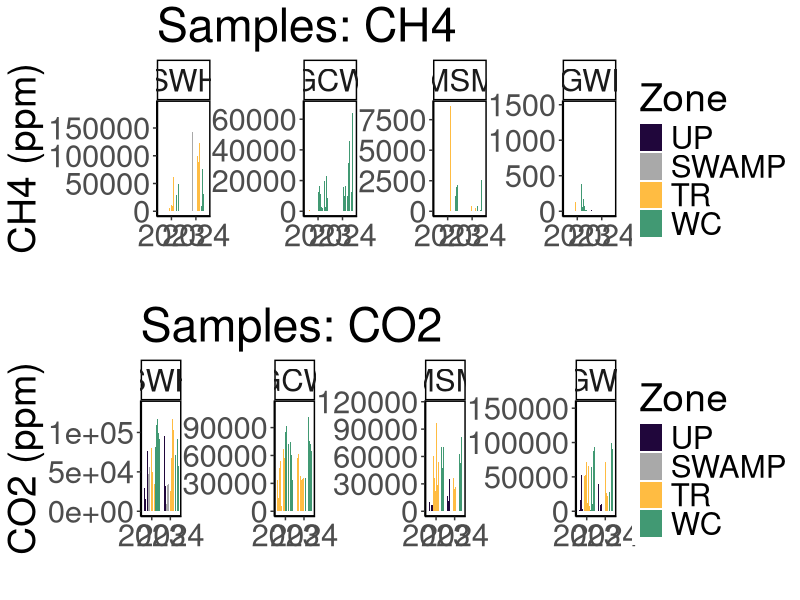
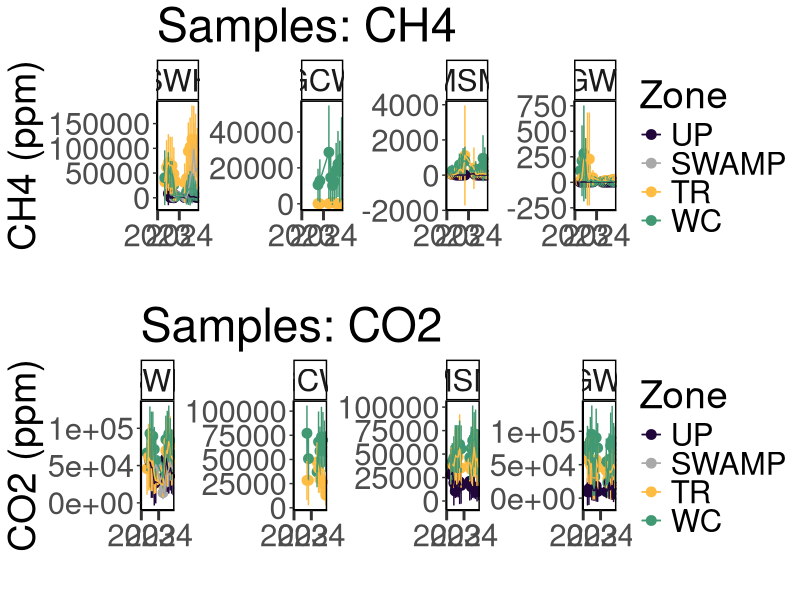
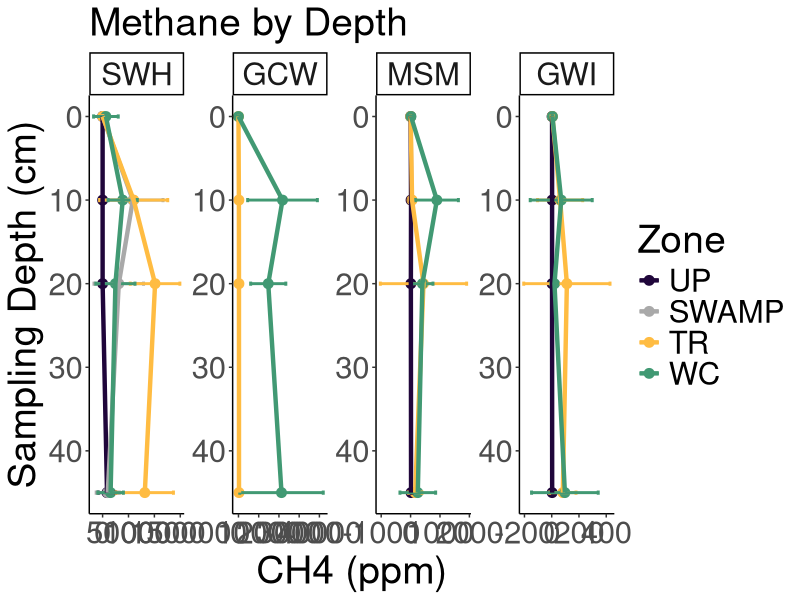
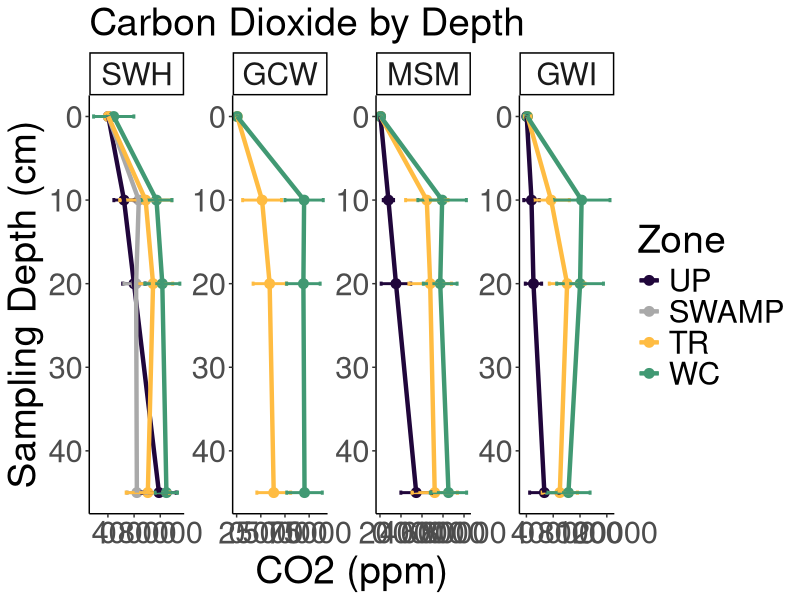
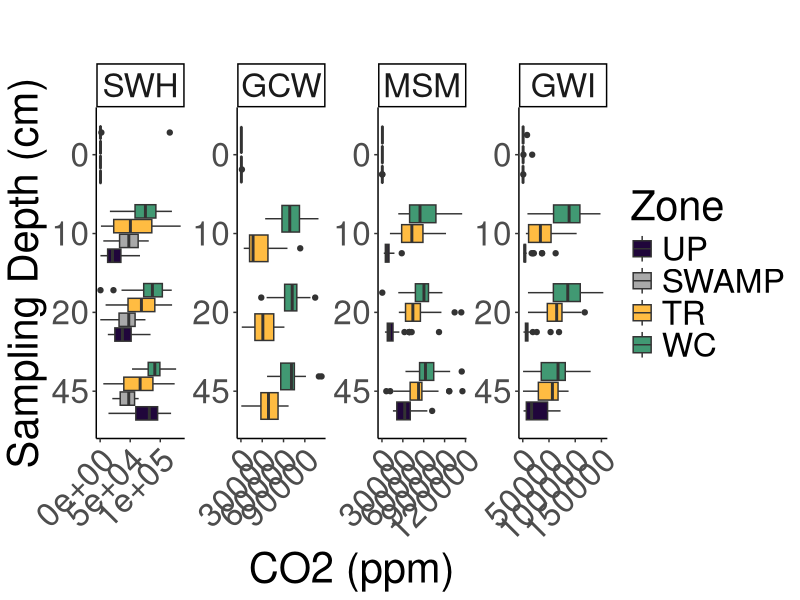
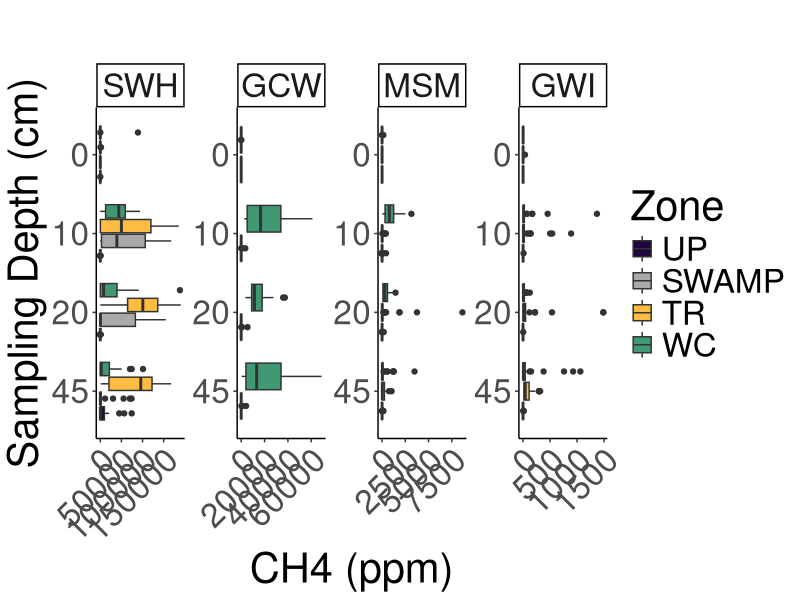
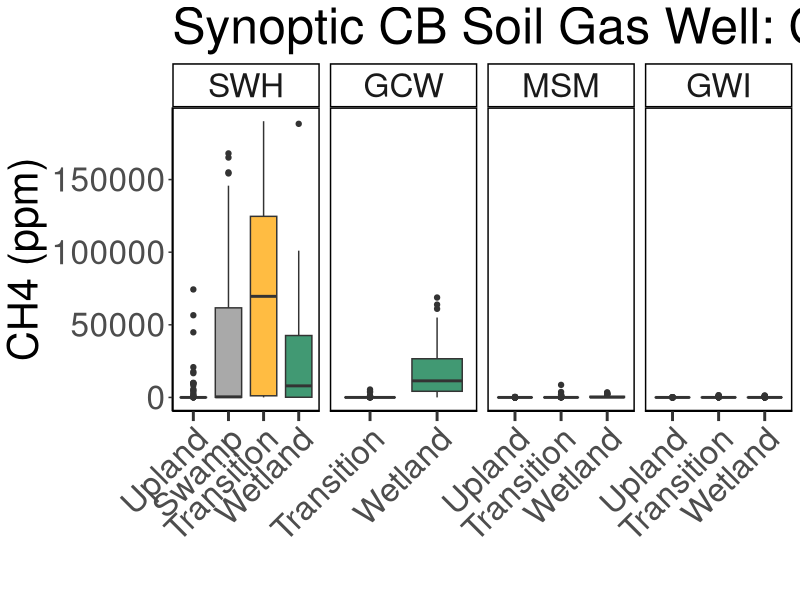
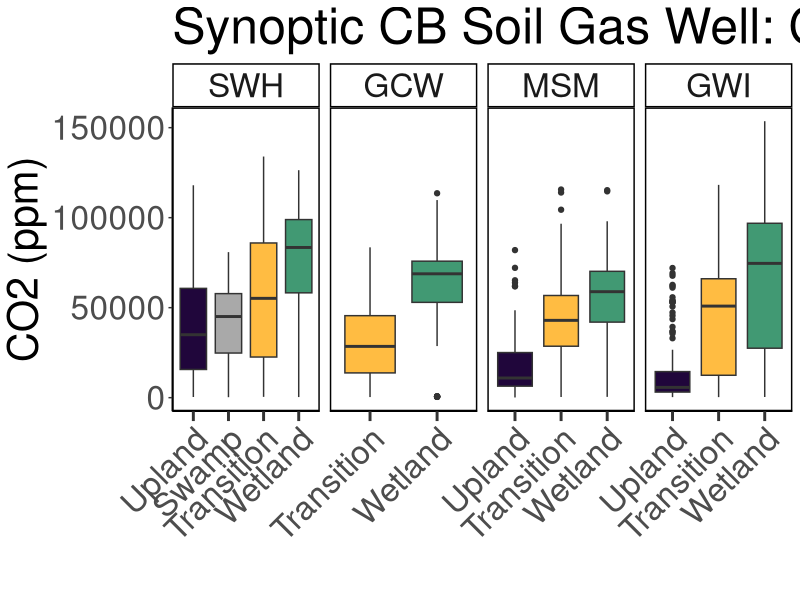

R code for these plots, in order:
## ---- chunk 1
library(dplyr)
library(ggplot2)
library(ggpubr)
library(stringr)
library(readxl)
library(tidyr)
library(tibble)
library(openxlsx)
library(knitr)
## ---- chunk 2

#read in 2023 SGAS Data:
dat23 <- read.csv("2023/COMPASS_SynopticCB_SGAS_2023.csv")
# head(dat23)
colnames(dat23)

# dat23$Replicate <- as.numeric(dat23$Replicate)
# 
# dat23 <- dat23 %>%
#   mutate(Replicate = case_when(
#     Site == "GCW" & Zone == "UP" & Replicate == 1 ~ 7,
#     Site == "GCW" & Zone == "UP" & Replicate == 2 ~ 11,
#     Site == "GCW" & Zone == "UP" & Replicate == 4 ~ 19,
#     TRUE ~ Replicate  # keep existing value otherwise
#   ))

#read in 2024 SGAS Data:
dat24 <- read.csv("2024/COMPASS_SynopticCB_SGAS_2024.csv")
# head(dat24)
colnames(dat24)

all_dat <- bind_rows(dat23, dat24)

##Remove samples flagged for unusually high values 
all_dat1 <- all_dat %>% 
  filter(is.na(qaqc_flag))

##Select only required columns
all_dat1 <- all_dat1 %>%
  rename(Depth_cm = Depth1) %>%
  dplyr::select(
    Site, Zone, Replicate, Depth_cm, Machine, User, Run_Date, Sample_Year, Sample_Month, Sample_ID, 
    Dilution_Factor, CH4_Conc_ppm_dilcorr, CH4_Flag, CO2_Conc_ppm_dilcorr, CO2_Flag
    # list columns in the order you want them
  )

##Set 4 decimal points max
all_dat1 <- all_dat1 %>%
  mutate(across(where(is.numeric), round, digits = 0)) ##Can cahnge this depending on what the machine output is

##Remove test samples
all_dat1 <- all_dat1 %>% 
  filter(Zone != "Test")

## ---- chunk 3

# #pull the column names from the all_dat1 dataframe and create a new dataframe with them 
# metadat <- data.frame(Column_Names = colnames(all_dat1))
# metadat
# 
# metadat$Description <- ""
# metadat$Units <- ""
# metadat$Instrument_ifapplicable <- ""
# 
# #add information about each line: 
# 
# metadat$Description <- c("Project name", 
#                          "Region samples originated from: CB = Chesapeake Bay",
#                          "Sample identifier used in laboratory and field", 
#                          "Year (YYYY) of sample collection", 
#                          "Month (#) of sample collection",
#                          "Day (#) of sample collection",
#                          "Time (HH:MM) of sample collection",
#                          "Time Zone of sample collection",
#                          "Name of sampling transect location (GCW, SWH, MSM, GWI), see dataset locations for coordinates", 
#                          "Zone within space-for-time transect (UP=Upland, SWAMP=Swamp, TR=Transition, WC=Wetland Control, SW=Surface Water)",
#                          "Lysimeter or sample replicate id (A-C)", 
#                          "Depth in centimeters from which water sample was taken", 
#                          "Sulfate concentration in ppm", 
#                          "Sulfate concentration in ppm", 
#                          "Sulfate concentration flag base on standard curve (bdl=below detection limit (0), adl=above detection limit (highest   
#                          standard), Within_Range=within detection range)", 
#                          "Sulfate QAQC Flags generated during checks of standards, blanks, dups, and spks",
#                          "Chloride concentration in ppm", 
#                          "Chloride concentration in ppm", 
#                          "Chloride concentration flag base on standard curve (bdl=below detection limit (0), adl=above detection limit (highest   
#                          standard), Within_Range=within detection range)", 
#                          "Chloride QAQC Flags generated during checks of standards, blanks, dups, and spks", 
#                          "Salinity calculated using the Knudsen equation: Salinity=((1.807*(Chloride ppm)+0.026)/1000", 
#                          "The date that samples were run on the Dionex IC", 
#                          "Any notes generated during QAQC", 
#                          "Notes generated during field sample collection")
# 
# metadat$Units <-       c("NA", 
#                          "NA",
#                          "NA", 
#                          "NA",
#                          "NA",
#                          "NA", 
#                          "NA",
#                          "NA", 
#                          "NA", 
#                          "NA",
#                          "NA", 
#                          "cm",
#                          "ppm", 
#                          "ppm", 
#                          "NA", 
#                          "NA", 
#                          "ppm", 
#                          "ppm", 
#                          "NA", 
#                          "NA", 
#                          "ppt", 
#                          "NA", 
#                          "NA",
#                          "NA")
# 
# metadat$Instrument_ifapplicable <-  
#   
#                        c("NA", 
#                          "NA",
#                          "NA", 
#                          "NA",
#                          "NA",
#                          "NA", 
#                          "NA",
#                          "NA", 
#                          "NA", 
#                          "NA",
#                          "NA", 
#                          "NA",
#                          "Dionex Integrion HPIC (Thermo Fisher)", 
#                          "Dionex Integrion HPIC (Thermo Fisher)", 
#                          "NA", 
#                          "NA", 
#                          "Dionex Integrion HPIC (Thermo Fisher)", 
#                          "Dionex Integrion HPIC (Thermo Fisher)", 
#                          "NA", 
#                          "NA", 
#                          "NA", 
#                          "NA", 
#                          "NA",
#                          "NA")


## ---- chunk 4

#write out a csv of all the data to the main folder: 
write.csv(all_dat1, "COMPASS_SynopticCB_SGAS_AllData.csv", row.names = FALSE)


# #write out a csv of the metadata associated with the data: 
# write.csv(metadat, "COMPASS_SynopticCB_SGAS_Metadata.csv")

## ---- chunk 5

data_plotting <- all_dat1

#Order by Zone from Upland to Surface Water
data_plotting$Zone = factor(data_plotting$Zone, levels = c("UP", "SWAMP", "TR", "WC", "SW"))
data_plotting <- data_plotting[order(data_plotting$Zone), ]

#Order by Site from SWH, GCW, MSM, GWI order, which is oligohaline to polyhaline
data_plotting$Site = factor(data_plotting$Site, levels = c("SWH", "GCW", "MSM", "GWI"))
data_plotting <- data_plotting[order(data_plotting$Site), ]

#Plot samples to get a first look at concentrations (sanity check)
#group the data for plotting
data_plotting_all <- data_plotting %>%
  group_by(Site, Zone) %>%
  mutate(row_num = factor(row_number())) %>%  # create row_num as factor per group
  ungroup()

#Plot data and change colors based on Zone:
viz_ch4_plot <- ggplot(data_plotting_all, aes(x = as.character(Sample_Year), y = CH4_Conc_ppm_dilcorr, fill = Zone)) +
  geom_bar(stat = "identity", position = position_dodge2(preserve = "total")) +
  facet_wrap( ~ Site, scales="free", nrow = 1) +
  scale_fill_manual(values = c(
    "UP" = "#20063B",
    "TR" = "#FFBC42",
    "SWAMP" = "darkgrey",
    "WC" = "#419973",
    "SW" = "#25ABE6"
  )) +
  theme_classic() +
  labs(x = " ", y = "CH4 (ppm)", title = "Samples: CH4") +
  theme(
    panel.spacing = unit(.05, "lines"), 
    panel.border = element_rect(color = "black", fill = NA, linewidth = 1)) + 
  theme(text = element_text(size = 28))

# viz_ch4_plot


viz_co2_plot <-  ggplot(data_plotting_all, aes(x = as.character(Sample_Year), y = CO2_Conc_ppm_dilcorr, fill = Zone)) +
  geom_bar(stat = "identity", position = position_dodge2(preserve = "total")) +
  facet_wrap( ~ Site, scales="free", nrow = 1) +
  scale_fill_manual(values = c(
    "UP" = "#20063B",
    "TR" = "#FFBC42",
    "SWAMP" = "darkgrey",
    "WC" = "#419973",
    "SW" = "#25ABE6"
  )) +
  theme_classic() +
  labs(x = " ", y = "CO2 (ppm)", title = "Samples: CO2") +
  theme(
    panel.spacing = unit(.05, "lines"), 
    panel.border = element_rect(color = "black", fill = NA, linewidth = 1))+ 
  theme(text = element_text(size = 28))

# viz_co2_plot

ggarrange(viz_ch4_plot, viz_co2_plot, nrow=2, ncol=1)


## ---- chunk 6

##Make Date Column with just Year and Month for Sample ID
data_plotting$Month_num <- match(data_plotting$Sample_Month, month.name)

all_dat_dates <- data_plotting %>%
  mutate(
    YearMonth = if_else(
      Month_num < 10,
      # Modify the string:
      YearMonth <- paste(data_plotting$Sample_Year, data_plotting$Month_num, sep = "-0"), 
      YearMonth <- paste(data_plotting$Sample_Year, data_plotting$Month_num, sep = "-"), 
    )
  )

##Summarize SGAS by Date, Site, and Zone
SGAS_avg <- all_dat_dates %>%
  group_by(Month_num, Sample_Year, Site, Zone) %>%
   dplyr::summarize(mean_ch4 = mean(CH4_Conc_ppm_dilcorr, na.rm=TRUE), 
            sd_ch4 = sd(CH4_Conc_ppm_dilcorr, na.rm=TRUE), 
            mean_co2 = mean(CO2_Conc_ppm_dilcorr, na.rm=TRUE), 
            sd_co2 = sd(CO2_Conc_ppm_dilcorr, na.rm=TRUE), 
            YearMonth = first(YearMonth))

# Concatenate with a day (e.g., "01" for the first day)
SGAS_avg$Date <- paste0(SGAS_avg$YearMonth, "-01")

# Convert to Date object
SGAS_avg$Date <- as.Date(SGAS_avg$Date)

# Define the specific date breaks you want to display
specific_breaks <- as.Date(c("2022-01-01", "2023-01-01", "2024-01-01", "2025-01-01"))

viz_ch4_plot_avgs <- ggplot(SGAS_avg, aes(x = Date, y = mean_ch4, color = Zone, group = Zone)) +
  geom_point(size = 3) + 
  geom_errorbar(aes(ymin = mean_ch4 - sd_ch4, ymax = mean_ch4 + sd_ch4), width = 0.2) + 
  geom_line() + 
  facet_wrap( ~ Site, scales="free_y", nrow = 1) +
  scale_color_manual(values = c(
    "UP" = "#20063B",
    "TR" = "#FFBC42",
    "SWAMP" = "darkgrey",
    "WC" = "#419973",
    "SW" = "#25ABE6"
  )) +
  theme_classic() +
  labs(x = " ", y = "CH4 (ppm)", title = "Samples: CH4") +
  theme(
    panel.spacing = unit(0.5, "lines"), 
    panel.border = element_rect(color = "black", fill = NA, linewidth = 1)) +
  # theme(axis.text.x = element_text(angle = 90, hjust = 0.5))+ 
  theme(text = element_text(size = 28))+
  scale_x_date(breaks = specific_breaks, date_labels = "%Y", expand = expansion(mult = c(0.18, 0.05)))+
  theme(axis.ticks.x = element_line(linewidth = 1))+
  theme(axis.ticks.length.x = unit(0.25, "cm"))

# viz_ch4_plot_avgs


viz_co2_plot_avgs <- ggplot(SGAS_avg, aes(x = Date, y = mean_co2, color = Zone, group = Zone)) +
  geom_point(size = 3) + 
  geom_errorbar(aes(ymin = mean_co2 - sd_co2, ymax = mean_co2 + sd_co2), width = 0.2) + 
  geom_line() + 
  facet_wrap( ~ Site, scales="free_y", nrow = 1) +
  scale_color_manual(values = c(
    "UP" = "#20063B",
    "TR" = "#FFBC42",
    "SWAMP" = "darkgrey",
    "WC" = "#419973",
    "SW" = "#25ABE6"
  )) +
  theme_classic() +
  labs(x = " ", y = "CO2 (ppm)", title = "Samples: CO2") +
  theme(
    panel.spacing = unit(0.5, "lines"), 
    panel.border = element_rect(color = "black", fill = NA, linewidth = 1)) +
  # theme(axis.text.x = element_text(angle = 90, hjust = 0.5))+ 
  theme(text = element_text(size = 28))+
  scale_x_date(breaks = specific_breaks, date_labels = "%Y", expand = expansion(mult = c(0.18, 0.05)))+
  theme(axis.ticks.x = element_line(linewidth = 1))+
  theme(axis.ticks.length.x = unit(0.25, "cm"))

# viz_co2_plot_avgs

ggarrange(viz_ch4_plot_avgs, viz_co2_plot_avgs, nrow=2, ncol=1)

## ---- chunk 7

##Remove SW and calculate average and sd for each depth
SGAS_avg_depth <- all_dat_dates %>%
  group_by(Site, Zone, Depth_cm) %>%
   dplyr::summarize(mean_ch4 = mean(CH4_Conc_ppm_dilcorr, na.rm=TRUE), 
            sd_ch4 = sd(CH4_Conc_ppm_dilcorr, na.rm=TRUE), 
            mean_co2 = mean(CO2_Conc_ppm_dilcorr, na.rm=TRUE), 
            sd_co2 = sd(CO2_Conc_ppm_dilcorr, na.rm=TRUE))

viz_ch4_plot_depth <- ggplot(SGAS_avg_depth, aes(x = as.numeric(Depth_cm), y = mean_ch4, color = Zone, group = Zone)) +
  geom_point(size = 3) + 
  geom_errorbar(aes(ymin = mean_ch4 - sd_ch4, ymax = mean_ch4 + sd_ch4), width = 0.5, size = 1) + 
  geom_line(size = 1.5) + 
  facet_wrap( ~ Site, scales="free", nrow = 1) + 
  scale_color_manual(values = c(
    "UP" = "#20063B",
    "TR" = "#FFBC42",
    "SWAMP" = "darkgrey",
    "WC" = "#419973"
  )) + 
  theme_classic() +
  labs(x = "Sampling Depth (cm)", y = "CH4 (ppm)", title = "Methane by Depth") +
  theme(text = element_text(size = 28)) + 
  theme(plot.title = element_text(size = 28)) + 
  coord_flip() + 
  scale_x_continuous(trans = "reverse") + 
  labs(color = "Zone") 

viz_ch4_plot_depth

viz_co2_plot_depth <- ggplot(SGAS_avg_depth, aes(x = as.numeric(Depth_cm), y = mean_co2, color = Zone, group = Zone)) +
  geom_point(size = 3) + 
  geom_errorbar(aes(ymin = mean_co2 - sd_co2, ymax = mean_co2 + sd_co2), width = 0.5, size = 1) + 
  geom_line(size = 1.5) + 
  facet_wrap( ~ Site, scales="free", nrow = 1) + 
  scale_color_manual(values = c(
    "UP" = "#20063B",
    "TR" = "#FFBC42",
    "SWAMP" = "darkgrey",
    "WC" = "#419973"
  )) + 
  theme_classic() +
  labs(x = "Sampling Depth (cm)", y = "CO2 (ppm)", title = "Carbon Dioxide by Depth") +
  theme(text = element_text(size = 28)) + 
  theme(plot.title = element_text(size = 28)) + 
  coord_flip() + 
  scale_x_continuous(trans = "reverse") + 
  labs(color = "Zone") 

viz_co2_plot_depth

## ---- chunk 8

##Remove SW
data_plotting_depth <- data_plotting %>%
  mutate(Depth_cm = factor(Depth_cm, levels = c("45", "20", "10", "0")))


#Plot data and change colors based on Zone:
viz_co2_depth <-  ggplot(data_plotting_depth, aes(x = Depth_cm, y = CO2_Conc_ppm_dilcorr, fill = Zone)) +
  geom_boxplot() +
  facet_wrap( ~ Site, scales="free", nrow = 1) +
  scale_fill_manual(values = c(
    "UP" = "#20063B",
    "TR" = "#FFBC42",
    "SWAMP" = "darkgrey",
    "WC" = "#419973")) +
  theme_classic() +
  labs(x = "Sampling Depth (cm)", y = "CO2 (ppm)", title = "") +
  # theme(
  #   panel.spacing = unit(.05, "lines"), 
  #   panel.border = element_rect(color = "black", fill = NA, linewidth = 1))+ 
  theme(text = element_text(size = 30))+ 
  theme(axis.text.x = element_text(angle = 45, vjust = 1, hjust = 1))+ 
  coord_flip() 

viz_co2_depth

#Plot data and change colors based on Zone:
viz_ch4_depth <-  ggplot(data_plotting_depth, aes(x = Depth_cm, y = CH4_Conc_ppm_dilcorr, fill = Zone)) +
  geom_boxplot() +
  facet_wrap( ~ Site, scales="free", nrow = 1) +
  scale_fill_manual(values = c(
    "UP" = "#20063B",
    "TR" = "#FFBC42",
    "SWAMP" = "darkgrey",
    "WC" = "#419973")) +
  theme_classic() +
  labs(x = "Sampling Depth (cm)", y = "CH4 (ppm)", title = "") +
  # theme(
  #   panel.spacing = unit(.05, "lines"), 
  #   panel.border = element_rect(color = "black", fill = NA, linewidth = 1))+ 
  theme(text = element_text(size = 30))+ 
  theme(axis.text.x = element_text(angle = 45, vjust = 1, hjust = 1))+ 
  coord_flip() 

viz_ch4_depth

## ---- chunk 9

all_dat_dates <- all_dat_dates %>% 
    mutate(
    Zone_1 = case_when(
      Zone == "UP" ~ "Upland",
      Zone == "SWAMP" ~ "Swamp",
      Zone == "TR" ~ "Transition",
      Zone == "WC" ~ "Wetland",
      Zone == "SW" ~ "Surface Water",
      TRUE ~ Zone  # keep everything else unchanged
    )
  ) %>%
  mutate(Zone_1 = factor(Zone_1, levels = c("Upland", "Swamp", "Transition", "Wetland", "Surface Water")))


##Summarize CO2 and CH4 by Date, Site, and Zone
viz_ch4_boxplot <- ggplot(all_dat_dates, aes(x = Zone_1, y = CH4_Conc_ppm_dilcorr, fill = Zone_1, group = Zone_1)) +
  geom_boxplot() + 
  facet_grid( ~ Site, scales = "free_x") +
  scale_x_discrete(drop = TRUE) +
  scale_fill_manual(values = c(
    "Upland" = "#20063B",
    "Transition" = "#FFBC42",
    "Swamp" = "darkgrey",
    "Wetland" = "#419973",
    "Surface Water" = "#25ABE6"
  ), labels = c("Upland", "Swamp", "Transition", "Wetland", "Surface Water")) +
  theme_classic() +
  labs(x = " ", y = "CH4 (ppm)", title = "Synoptic CB Soil Gas Well: CH4") +
  theme(
    panel.spacing = unit(0.5, "lines"), 
    panel.border = element_rect(color = "black", fill = NA, linewidth = 1)) +
  theme(axis.text.x = element_text(angle = 45, vjust = 1, hjust = 1))+ 
  theme(text = element_text(size = 30))+
  theme(axis.ticks.x = element_line(linewidth = 1))+
  theme(axis.ticks.length.x = unit(0.25, "cm"))+ 
  #scale_x_discrete(labels = c("Upland", "Swamp", "Transition", "Wetland", "Surface Water"))+ 
  theme(legend.position = "none")

viz_ch4_boxplot


viz_co2_boxplot <- ggplot(all_dat_dates, aes(x = Zone_1, y = CO2_Conc_ppm_dilcorr, fill = Zone_1, group = Zone_1)) +
  geom_boxplot() +
  facet_grid( ~ Site, scales = "free_x") +
  scale_x_discrete(drop = TRUE) +
  scale_fill_manual(values = c(
    "Upland" = "#20063B",
    "Transition" = "#FFBC42",
    "Swamp" = "darkgrey",
    "Wetland" = "#419973",
    "Surface Water" = "#25ABE6"
  ), labels = c("Upland", "Swamp", "Transition", "Wetland", "Surface Water")) +
  theme_classic() +
  labs(x = " ", y = "CO2 (ppm)", title = "Synoptic CB Soil Gas Well: CO2") +
  theme(
    panel.spacing = unit(0.5, "lines"), 
    panel.border = element_rect(color = "black", fill = NA, linewidth = 1)) +
  theme(axis.text.x = element_text(angle = 45, vjust = 1, hjust = 1))+ 
  theme(text = element_text(size = 30))+
  theme(axis.ticks.x = element_line(linewidth = 1))+
  theme(axis.ticks.length.x = unit(0.25, "cm"))+ 
  #scale_x_discrete(labels = c("Upland", "Swamp", "Transition", "Wetland", "Surface Water"))+ 
  theme(legend.position = "none")

viz_co2_boxplot

# ggarrange(viz_CH4_boxplot, viz_CO2_boxplot, nrow=2, ncol=1)

# Save as a PNG
png("COMPASS_SynopticCB_CH4_alldata.png", width = 2000, height = 1200, res = 100) 
print(viz_ch4_boxplot)  # For ggplot objects, use print()
dev.off() 

# Save as a PNG
png("COMPASS_SynopticCB_CO2_alldata.png", width = 2000, height = 1200, res = 100) 
print(viz_co2_boxplot)  # For ggplot objects, use print()
dev.off() 

## ---- chunk 10
# It would also be great to add to our collation codes a summary chunk that will calculate value ranges, means, and standard deviations (and errors) for each site, zone, depth for each year; also for each site zone, depth overall; and for each site and zone overall so that we have some easy access to metrics. Was just thinking this might be helpful today when re-collating the DIC data.

colnames(all_dat1)

##Metrics for each site, zone, depth for each year
summary_by_year <- all_dat1 %>%
  group_by(Sample_Year, Site, Zone, Depth_cm) %>%
   reframe(
     min_CH4_ppm = min(CH4_Conc_ppm_dilcorr, na.rm=TRUE),
     max_CH4_ppm = max(CH4_Conc_ppm_dilcorr, na.rm=TRUE), 
     mean_CH4_ppm = mean(CH4_Conc_ppm_dilcorr, na.rm=TRUE), 
     sd_CH4_ppm = sd(CH4_Conc_ppm_dilcorr, na.rm=TRUE), 

     min_CO2_ppm = min(CO2_Conc_ppm_dilcorr, na.rm=TRUE),
     max_CO2_ppm = max(CO2_Conc_ppm_dilcorr, na.rm=TRUE), 
     mean_CO2_ppm = mean(CO2_Conc_ppm_dilcorr, na.rm=TRUE), 
     sd_CO2_ppm = sd(CO2_Conc_ppm_dilcorr, na.rm=TRUE)) %>%
  mutate(across(where(is.numeric), round, digits = 0)) 

##Metrics for each site, zone, depth for all years
summary_all_years <- all_dat1 %>%
  group_by(Site, Zone, Depth_cm) %>%
   reframe(
     min_CH4_ppm = min(CH4_Conc_ppm_dilcorr, na.rm=TRUE),
     max_CH4_ppm = max(CH4_Conc_ppm_dilcorr, na.rm=TRUE), 
     mean_CH4_ppm = mean(CH4_Conc_ppm_dilcorr, na.rm=TRUE), 
     sd_CH4_ppm = sd(CH4_Conc_ppm_dilcorr, na.rm=TRUE), 

     min_CO2_ppm = min(CO2_Conc_ppm_dilcorr, na.rm=TRUE),
     max_CO2_ppm = max(CO2_Conc_ppm_dilcorr, na.rm=TRUE), 
     mean_CO2_ppm = mean(CO2_Conc_ppm_dilcorr, na.rm=TRUE), 
     sd_CO2_ppm = sd(CO2_Conc_ppm_dilcorr, na.rm=TRUE)) %>%
  mutate(across(where(is.numeric), round, digits = 0)) 

##Metrics for each site and zone for all depths and years
summary_all_depths_years <- all_dat1 %>%
  group_by(Site, Zone) %>%
    reframe(
     min_CH4_ppm = min(CH4_Conc_ppm_dilcorr, na.rm=TRUE),
     max_CH4_ppm = max(CH4_Conc_ppm_dilcorr, na.rm=TRUE), 
     mean_CH4_ppm = mean(CH4_Conc_ppm_dilcorr, na.rm=TRUE), 
     sd_CH4_ppm = sd(CH4_Conc_ppm_dilcorr, na.rm=TRUE), 

     min_CO2_ppm = min(CO2_Conc_ppm_dilcorr, na.rm=TRUE),
     max_CO2_ppm = max(CO2_Conc_ppm_dilcorr, na.rm=TRUE), 
     mean_CO2_ppm = mean(CO2_Conc_ppm_dilcorr, na.rm=TRUE), 
     sd_CO2_ppm = sd(CO2_Conc_ppm_dilcorr, na.rm=TRUE)) %>%
  mutate(across(where(is.numeric), round, digits = 0)) 

## ---- chunk 11
#  I am thinking it might be cool to add to our Soil Gas Well collation files a table at the end that has total number of samples then also some info about # of samples per zone, site, depth etc.

##Metrics for each year
sample_numbers_years <- all_dat1 %>%
  group_by(Sample_Year) %>%
   reframe(
     Number_of_samples = n())

##Metrics for each site, zone, depth for all years
sample_numbers <- all_dat1 %>%
  group_by(Site, Zone, Depth_cm) %>%
   reframe(
     Number_of_samples = n())
     

## ---- chunk 12

library(kableExtra)

#Order by Zone from Upland to Surface Water
summary_all_depths_years$Zone = factor(summary_all_depths_years$Zone, levels = c("UP", "SWAMP", "TR", "WC", "SW"))
summary_all_depths_years <- summary_all_depths_years[order(summary_all_depths_years$Zone), ]

#Order by Site from SWH, GCW, MSM, GWI order, which is oligohaline to polyhaline
summary_all_depths_years$Site = factor(summary_all_depths_years$Site, levels = c("SWH", "GCW", "MSM", "GWI"))
summary_all_depths_years <- summary_all_depths_years[order(summary_all_depths_years$Site), ]

kable(
  summary_all_depths_years[, c("Site", "Zone", "min_CH4_ppm",	"max_CH4_ppm",	"mean_CH4_ppm", "min_CO2_ppm",	"max_CO2_ppm",	"mean_CO2_ppm")],  
  format = "latex",
  booktabs = TRUE,
  caption = "Summary Statistics"
) %>%
  kable_styling(
    latex_options = c("hold_position", "striped", "scale_down"),
    font_size = 12
  ) %>%
  row_spec(0, bold = TRUE) %>%   # header
  column_spec(1, bold = TRUE)


## ---- chunk 13

#Order by Zone from Upland to Surface Water
sample_numbers$Zone = factor(sample_numbers$Zone, levels = c("UP", "SWAMP", "TR", "WC", "SW"))
sample_numbers <- sample_numbers[order(sample_numbers$Zone), ]

#Order by Site from SWH, GCW, MSM, GWI order, which is oligohaline to polyhaline
sample_numbers$Site = factor(sample_numbers$Site, levels = c("SWH", "GCW", "MSM", "GWI"))
sample_numbers <- sample_numbers[order(sample_numbers$Site), ]

kable(
  sample_numbers_years[, c("Sample_Year", "Number_of_samples")],  
  format = "latex",
  booktabs = TRUE,
  caption = paste0("Total Samples: ", nrow(all_dat1))
) %>%
  kable_styling(
    latex_options = c("hold_position", "striped", "scale_down"),
    font_size = 12
  ) %>%
  row_spec(0, bold = TRUE) %>%   # header
  column_spec(1, bold = TRUE)

## ---- chunk 14
##Remove SW samples
sample_numbers_pw <- sample_numbers

##Number of Samples Plots
sample_num_barplot <- ggplot(sample_numbers_pw, aes(x = as.character(Depth_cm), y = Number_of_samples, fill = Zone)) +
  geom_col(position = "dodge", color = "black", width = 0.75) + # 'color' adds a border to the bars
  facet_grid(~Site , scales = "free_x") +
  scale_x_discrete(drop = TRUE) +
  scale_fill_manual(values = c(
    "UP" = "#20063B",
    "TR" = "#FFBC42",
    "SWAMP" = "darkgrey",
    "WC" = "#419973"
  ), labels = c("Upland", "Swamp", "Transition", "Wetland")) +
  theme_classic() +
  labs(x = "Depth (cm)", y = "Number of Samples", title = "Synoptic CB SGAS Sample Numbers") +
  theme(
    panel.spacing = unit(0.5, "lines"),
    panel.border = element_rect(color = "black", fill = NA, linewidth = 1)) +
  theme(axis.text.x = element_text(angle = 45, vjust = 1, hjust = 1))+
  theme(text = element_text(size = 30))+
  theme(axis.ticks.x = element_line(linewidth = 1))+
  theme(axis.ticks.length.x = unit(0.25, "cm"))
  #scale_x_discrete(labels = c("Upland", "Swamp", "Transition", "Wetland", "Surface Water"))+
  # theme(legend.position = "none")

sample_num_barplot
## ---- chunk 15

#write out a csv of all the data to the main folder: 
write.csv(summary_by_year, "COMPASS_SynopticCB_PW_SGAS_Summarized_By_Year.csv")


#write out a csv of the metadata associated with the data: 
write.csv(summary_all_years, "COMPASS_SynopticCB_PW_SGAS_Summarized_Years_Combined.csv")


#write out a csv of the metadata associated with the data: 
write.csv(summary_all_depths_years, "COMPASS_SynopticCB_PW_SGAS_Summarized_Years_and_Depths_Combined.csv")
